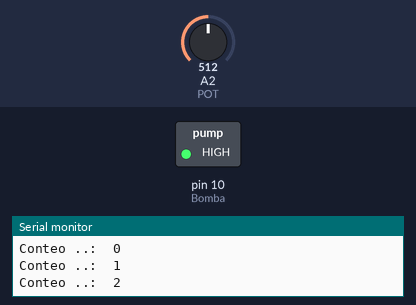
Simulated run of this sketch. Board: Arduino Uno, built with avr-gcc and run on an emulated ATmega328P. Shown: switched loads named in the sketch (green lamp = pin HIGH), the last lines printed to the serial monitor. The inputs (shaded band) are chosen by the test bench; at power-on: A2 (POT) = 512.

Above: at 1.8 s.
1.9 s: A2 (POT) set to 122
At 3.2 s:
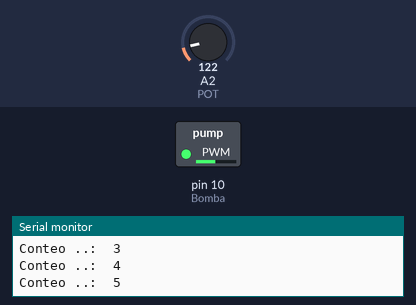
3.5 s: A2 (POT) set to 306
At 10.75 s:
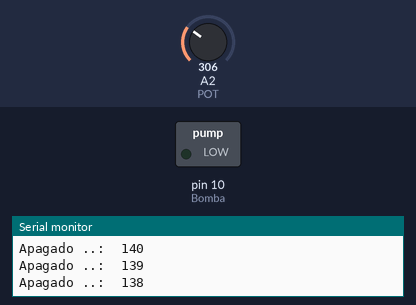
Timing chart, 0 to 11.0 s (numbered marks = the images above; inputs shaded):
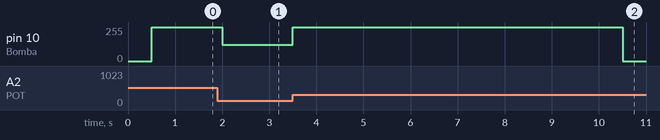

The sketch:

Prueba_PWM.ino
```cpp
#include <LiquidCrystal.h>
#include <TimerOne.h>
#include <Wire.h>

#define Bomba 10
//#define Bomba 3
const int POT = A2;
volatile int conteo=0 ;


void setup(){
   Serial.begin(9600);
   pinMode(Bomba,OUTPUT);
}


void loop(){
   delay(500);
   Serial.print("Conteo ..:  ");
   Serial.println(conteo);

   if (conteo!=20)
     {
      conteo=conteo+1;
      // analogWrite(Bomba, 10);      // Nivel minimo de velocidad - muy lento
      // Ok analogWrite(Bomba, 50);   // Entre menos sea el numero disminuye la velocidad
      // Ok analogWrite(Bomba, 200);
      // Ok analogWrite(Bomba, 500);        // Nivel maximo de velocidad - Rapido
      analogWrite(Bomba, analogRead(POT/8));
     }
   else
     {
      for (int i=150; i!=0;  i--)
        {
         analogWrite(Bomba,LOW);
         Serial.print("Apagado ..:  ");
         Serial.println(i);
        }
      conteo=0;
     }
}


//     for (i=0;  i<=10; i++)
//       {
//        analogWrite(Bomba, analogRead(POT/8));
//        Serial.print("Conteo ..:  ");
//        Serial.println(i);
//       }
```

Measured:
- after the input at 1.9 s, pin 10 (Bomba): 255/255 → 122/255 after 0.10 s
- after the input at 3.5 s, pin 10 (Bomba): 122/255 → 255/255 at once, → 0/255 7.0 s later
